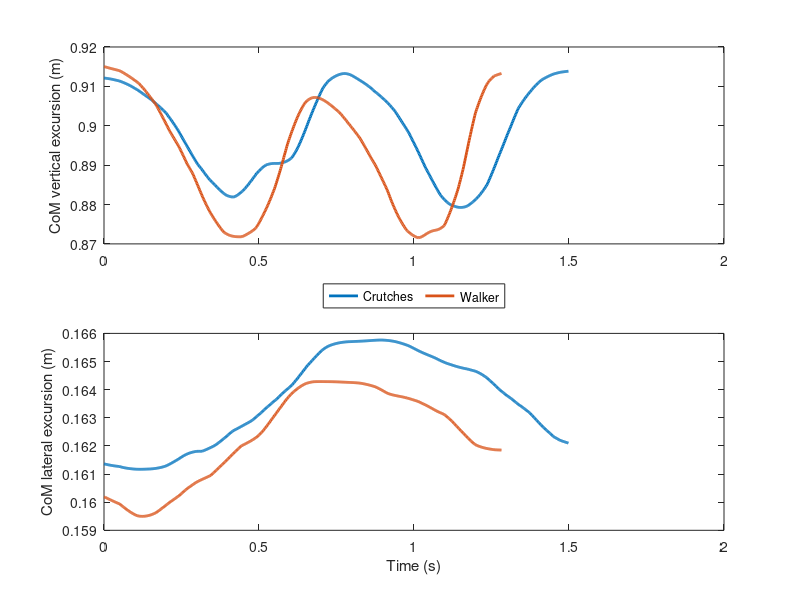

Here is the MATLAB script that generated this plot:
load('comData.mat')

comZc = movmean(comZ_c(1224:1973),50)/1000;
comZw = movmean(comZ_w(1769:2410),50)/1000;

comYc = movmean(comY_c(1224:1973),50)/1000;
comYw = movmean(comY_w(1769:2410),50)/1000;

tc = (0:1/500:(length(comZc)-1)/500);
tw = (0:1/500:(length(comZw)-1)/500);

subplot(211)
plot(tc,comZc,'Linewidth',2)
hold on
plot(tw,comZw,'Linewidth',2)
hold off
ylabel('CoM vertical excursion (m)')
legend('Crutches','Walker','Location','Southoutside','Orientation','Horizontal')

subplot(212)
plot(tc,comYc,'Linewidth',2)
hold on
plot(tw,comYw,'Linewidth',2)
hold off
ylabel('CoM lateral excursion (m)')
xlabel('Time (s)')